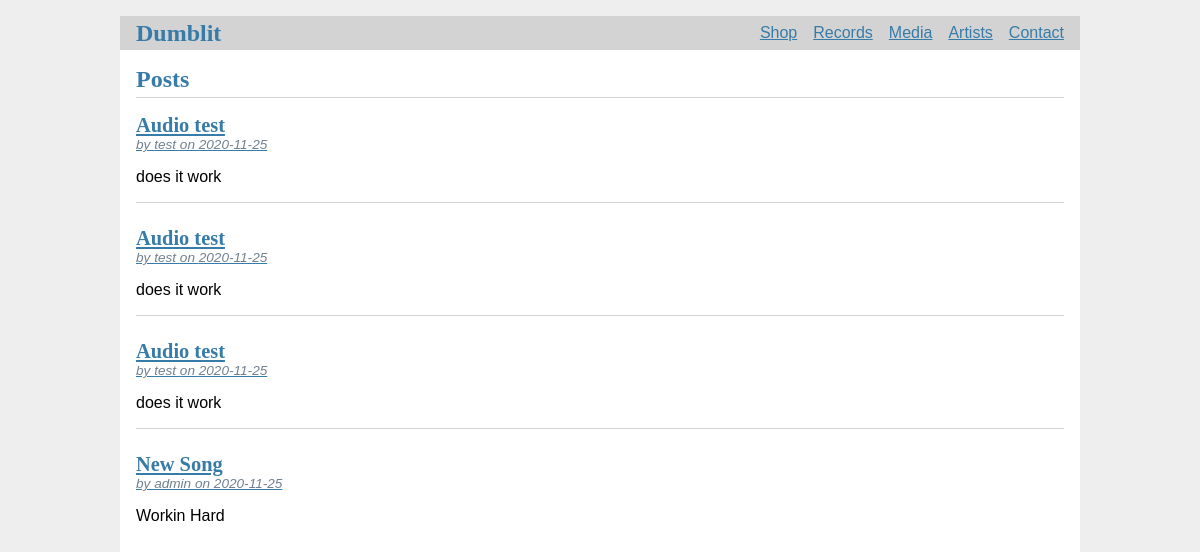
/, run on an earlier commit of the app's database.
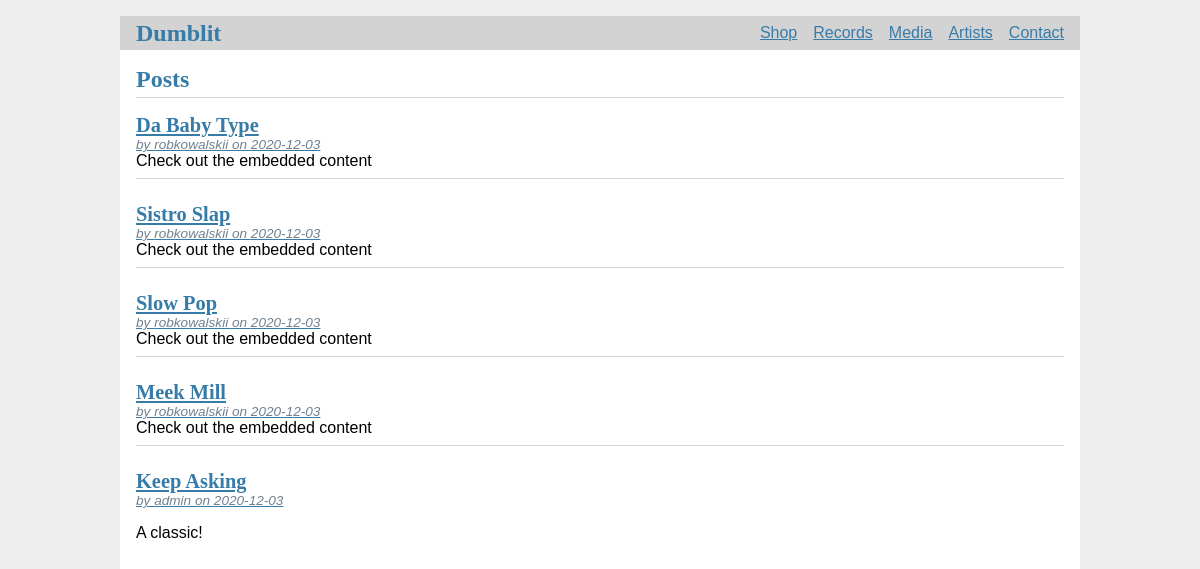
And on a later commit of the database.
### tables this page shows
CREATE TABLE Post (
  id INTEGER PRIMARY KEY AUTOINCREMENT,
  author_id INTEGER NOT NULL,
  created TIMESTAMP NOT NULL DEFAULT CURRENT_TIMESTAMP,
  title TEXT NOT NULL,
  body TEXT NOT NULL,
  file TEXT NOT NULL,
  FOREIGN KEY (author_id) REFERENCES user (id)
);

CREATE TABLE user (
  id INTEGER PRIMARY KEY AUTOINCREMENT,
  username TEXT UNIQUE NOT NULL,
  password TEXT NOT NULL
);

### flaskr/blog.py (the view)
@bp.route("/")
def index():
    db = get_db()
    posts = db.execute(
        "SELECT p.id, title, body, created, author_id, username"
        " FROM post p JOIN user u ON p.author_id = u.id"
        " ORDER BY created DESC"
    ).fetchall()
    return render_template("blog/index.html", posts=posts)

### flaskr/auth.py (called while the page is built)
@bp.before_app_request
def load_logged_in_user():
    user_id = session.get("user_id")
    if user_id is None:
        g.user = None
    else:
        g.user = (
            get_db().execute("SELECT * FROM user WHERE id = ?", (user_id,)).fetchone()
        )

### flaskr/db.py (called while the page is built)
def get_db():
    if "db" not in g:
        g.db = sqlite3.connect(
            current_app.config["DATABASE"], detect_types=sqlite3.PARSE_DECLTYPES
        )
        g.db.row_factory = sqlite3.Row
    return g.db

### flaskr/templates/blog/index.html (shortened to what this page needs)
{% extends 'base.html' %}
{% block header %}
  <h1>{% block title %}Posts{% endblock %}</h1>
{% endblock %}
{% block content %}
  {% for post in posts %}
    <article class="post">
      <header>
        <div>
          <a href="{{url_for('blog.post', id=post['id'])}}">
            <h1>{{ post['title'] }}</h1>
            <div class="about">by {{ post['username'] }} on {{ post['created'].strftime('%Y-%m-%d') }}</div>
          </a>
        </div>
      </header>
      {% if ("<iframe" in post['body']) %}
        Check out the embedded content
      {% else %}
        <p class="body">{{ post['body'] }}</p>
      {% endif %}
    </article>
    {% if not loop.last %}
      <hr>
    {% endif %}
  {% endfor %}
{% endblock %}

### flaskr/templates/base.html (shortened to what this page needs)
<!doctype html>
<link rel="stylesheet" href="{{ url_for('static', filename='style.css') }}">
<nav>
  <h1><a href="https://www.dumblitinc.com">Dumblit</a></h1>
  <ul>
    {% if g.user['username'] == 'admin' %}
      <li><span>{{ g.user['username'] }}</span>
      <li><a href="{{ url_for('blog.table', page='Profile') }}">Orders</a>
      <li><a href="{{ url_for('blog.table', page='Profile') }}">Manage Artists</a>
      <li><a href="{{ url_for('blog.add', page='Product') }}">Add Product</a>
      <li><a href="{{ url_for('blog.add', page='Post') }}">Add Media</a>
      <li><a href="{{ url_for('blog.inbox') }}">Messages</a>
      <li><a href="{{ url_for('auth.logout') }}">Log Out</a>
    {% else %}
      <li><a href="https://www.dumblitinc.com/shop">Shop</a>
      <li><a href="https://www.dumblitinc.com/music">Records</a>
      <li><a href="https://www.dumblitinc.com/tv">Media</a>
      <li><a href="{{ url_for('blog.artists') }}">Artists</a>
      <li><a href="https://www.dumblitinc.com/contact">Contact</a>
    {% endif %}
  </ul>
</nav>
<section class="content">
  <header>
    {% block header %}{% endblock %}
  </header>
  {% block content %}{% endblock %}
</section>

### flaskr/static/style.css (style rules this page uses)
h1, h2, h3, h4, h5, h6 { font-family: serif; color: #377ba8; margin: 1rem 0; }
a { color: #377ba8; }
hr { border: none; border-top: 1px solid lightgray; }
nav { background: lightgray; display: flex; align-items: center; padding: 0 0.5rem; }
nav h1 { flex: auto; margin: 0; }
nav h1 a { text-decoration: none; padding: 0.25rem 0.5rem; }
nav ul { display: flex; list-style: none; margin: 0; padding: 0; }
nav ul li a, nav ul li span, header .action { display: block; padding: 0.5rem; }
.content { padding: 0 1rem 1rem; }
.content > header { border-bottom: 1px solid lightgray; display: flex; align-items: flex-end; }
.content > header h1 { flex: auto; margin: 1rem 0 0.25rem 0; }
.post > header { display: flex; align-items: flex-end; font-size: 0.85em; }
.post > header > div:first-of-type { flex: auto; }
.post > header h1 { font-size: 1.5em; margin-bottom: 0; }
.post .about { color: slategray; font-style: italic; }
.post .body { white-space: pre-line; }
.content:last-child { margin-bottom: 0; }

What changed in the data, as far as the page shows it:
removed Post: title "Audio test", username "test", created "2020-11-25", body "does it work"
removed Post: title "Audio test", username "test", created "2020-11-25", body "does it work"
removed Post: title "Audio test", username "test", created "2020-11-25", body "does it work"
added Post: title "Da Baby Type", username "robkowalskii", created "2020-12-03", shows "Check out the embedded content"
added Post: title "Sistro Slap", username "robkowalskii", created "2020-12-03", shows "Check out the embedded content"
added Post: title "Slow Pop", username "robkowalskii", created "2020-12-03", shows "Check out the embedded content"
added Post: title "Meek Mill", username "robkowalskii", created "2020-12-03", shows "Check out the embedded content"
changed Post "admin": title "New Song" → "Keep Asking"; created "2020-11-25" → "2020-12-03"; body "Workin Hard" → "A classic!"
